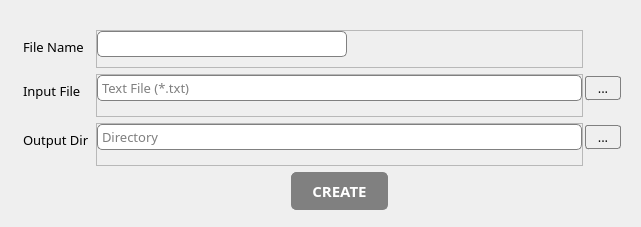
<?xml version="1.0" encoding="UTF-8"?>
<ui version="4.0">
 <class>MainWindow</class>
 <widget class="QMainWindow" name="MainWindow">
  <property name="geometry">
   <rect>
    <x>0</x>
    <y>0</y>
    <width>641</width>
    <height>227</height>
   </rect>
  </property>
  <property name="sizePolicy">
   <sizepolicy hsizetype="Expanding" vsizetype="Preferred">
    <horstretch>0</horstretch>
    <verstretch>0</verstretch>
   </sizepolicy>
  </property>
  <property name="windowTitle">
   <string>Construction Site Report Creator</string>
  </property>
  <property name="styleSheet">
   <string notr="true">* {
	font: 13px Artifakt Element;
}

#label, #label_2, #label_3 {
	margin-top: 5px;
}

#btn_create {
	border-radius: 5px;
	border: 1px solid gray;
	background-color: gray;
	color: white;
	font-weight: bold;
	padding: 7px 20px 7px 20px;
	font-size: 15px;
}

#btn_create::hover {
	background-color: rgb(156, 156, 156);
}

QLineEdit {
	border: 1px solid gray;
	border-radius: 5px;
	padding: 2px;
}

#btn_input, #btn_output {
	margin-bottom: 15px;
	border: 1px solid gray;
	border-radius: 3px;
	padding: 2px;
	width: 30px;
}

#btn_input::hover, #btn_output::hover {
	background-color: lightgray;
}

#alert_name,  #alert_input, #alert_ouput{
	font-size: 11px;
	color: red;
}</string>
  </property>
  <widget class="QWidget" name="centralwidget">
   <property name="sizePolicy">
    <sizepolicy hsizetype="Expanding" vsizetype="Expanding">
     <horstretch>0</horstretch>
     <verstretch>0</verstretch>
    </sizepolicy>
   </property>
   <layout class="QGridLayout" name="gridLayout">
    <property name="leftMargin">
     <number>20</number>
    </property>
    <property name="topMargin">
     <number>30</number>
    </property>
    <property name="rightMargin">
     <number>20</number>
    </property>
    <property name="bottomMargin">
     <number>13</number>
    </property>
    <property name="horizontalSpacing">
     <number>2</number>
    </property>
    <property name="verticalSpacing">
     <number>6</number>
    </property>
    <item row="0" column="2">
     <widget class="QFrame" name="frame">
      <property name="sizePolicy">
       <sizepolicy hsizetype="Preferred" vsizetype="Fixed">
        <horstretch>0</horstretch>
        <verstretch>0</verstretch>
       </sizepolicy>
      </property>
      <property name="frameShape">
       <enum>QFrame::StyledPanel</enum>
      </property>
      <property name="frameShadow">
       <enum>QFrame::Raised</enum>
      </property>
      <layout class="QVBoxLayout" name="verticalLayout">
       <property name="spacing">
        <number>0</number>
       </property>
       <property name="leftMargin">
        <number>0</number>
       </property>
       <property name="topMargin">
        <number>0</number>
       </property>
       <property name="rightMargin">
        <number>0</number>
       </property>
       <property name="bottomMargin">
        <number>0</number>
       </property>
       <item>
        <widget class="QLineEdit" name="line_name">
         <property name="sizePolicy">
          <sizepolicy hsizetype="Fixed" vsizetype="Fixed">
           <horstretch>0</horstretch>
           <verstretch>0</verstretch>
          </sizepolicy>
         </property>
         <property name="maximumSize">
          <size>
           <width>250</width>
           <height>16777215</height>
          </size>
         </property>
        </widget>
       </item>
       <item>
        <widget class="QLabel" name="alert_name">
         <property name="maximumSize">
          <size>
           <width>16777215</width>
           <height>10</height>
          </size>
         </property>
         <property name="text">
          <string/>
         </property>
        </widget>
       </item>
      </layout>
     </widget>
    </item>
    <item row="0" column="0">
     <widget class="QLabel" name="label_3">
      <property name="text">
       <string>File Name</string>
      </property>
      <property name="alignment">
       <set>Qt::AlignLeading|Qt::AlignLeft|Qt::AlignTop</set>
      </property>
     </widget>
    </item>
    <item row="3" column="0">
     <widget class="QLabel" name="label">
      <property name="text">
       <string>Input File</string>
      </property>
      <property name="alignment">
       <set>Qt::AlignLeading|Qt::AlignLeft|Qt::AlignTop</set>
      </property>
     </widget>
    </item>
    <item row="4" column="4">
     <widget class="QPushButton" name="btn_output">
      <property name="sizePolicy">
       <sizepolicy hsizetype="Fixed" vsizetype="Fixed">
        <horstretch>0</horstretch>
        <verstretch>0</verstretch>
       </sizepolicy>
      </property>
      <property name="maximumSize">
       <size>
        <width>40</width>
        <height>16777215</height>
       </size>
      </property>
      <property name="text">
       <string>...</string>
      </property>
     </widget>
    </item>
    <item row="4" column="0">
     <widget class="QLabel" name="label_2">
      <property name="text">
       <string>Output Dir</string>
      </property>
      <property name="alignment">
       <set>Qt::AlignLeading|Qt::AlignLeft|Qt::AlignTop</set>
      </property>
     </widget>
    </item>
    <item row="5" column="2" alignment="Qt::AlignHCenter">
     <widget class="QPushButton" name="btn_create">
      <property name="enabled">
       <bool>true</bool>
      </property>
      <property name="sizePolicy">
       <sizepolicy hsizetype="Fixed" vsizetype="Fixed">
        <horstretch>0</horstretch>
        <verstretch>0</verstretch>
       </sizepolicy>
      </property>
      <property name="layoutDirection">
       <enum>Qt::LeftToRight</enum>
      </property>
      <property name="autoFillBackground">
       <bool>false</bool>
      </property>
      <property name="text">
       <string>CREATE</string>
      </property>
      <property name="flat">
       <bool>false</bool>
      </property>
     </widget>
    </item>
    <item row="3" column="4">
     <widget class="QPushButton" name="btn_input">
      <property name="sizePolicy">
       <sizepolicy hsizetype="Fixed" vsizetype="Fixed">
        <horstretch>0</horstretch>
        <verstretch>0</verstretch>
       </sizepolicy>
      </property>
      <property name="maximumSize">
       <size>
        <width>40</width>
        <height>16777215</height>
       </size>
      </property>
      <property name="text">
       <string>...</string>
      </property>
     </widget>
    </item>
    <item row="3" column="2">
     <widget class="QFrame" name="frame_2">
      <property name="sizePolicy">
       <sizepolicy hsizetype="Preferred" vsizetype="Fixed">
        <horstretch>0</horstretch>
        <verstretch>0</verstretch>
       </sizepolicy>
      </property>
      <property name="frameShape">
       <enum>QFrame::StyledPanel</enum>
      </property>
      <property name="frameShadow">
       <enum>QFrame::Raised</enum>
      </property>
      <layout class="QVBoxLayout" name="verticalLayout_2">
       <property name="spacing">
        <number>0</number>
       </property>
       <property name="leftMargin">
        <number>0</number>
       </property>
       <property name="topMargin">
        <number>0</number>
       </property>
       <property name="rightMargin">
        <number>0</number>
       </property>
       <property name="bottomMargin">
        <number>0</number>
       </property>
       <item>
        <widget class="lineEditPathDragDrop" name="line_input">
         <property name="sizePolicy">
          <sizepolicy hsizetype="Expanding" vsizetype="Fixed">
           <horstretch>0</horstretch>
           <verstretch>0</verstretch>
          </sizepolicy>
         </property>
         <property name="placeholderText">
          <string>Text File (*.txt)</string>
         </property>
        </widget>
       </item>
       <item>
        <widget class="QLabel" name="alert_input">
         <property name="text">
          <string/>
         </property>
        </widget>
       </item>
      </layout>
     </widget>
    </item>
    <item row="4" column="2">
     <widget class="QFrame" name="frame_3">
      <property name="sizePolicy">
       <sizepolicy hsizetype="Preferred" vsizetype="Fixed">
        <horstretch>0</horstretch>
        <verstretch>0</verstretch>
       </sizepolicy>
      </property>
      <property name="frameShape">
       <enum>QFrame::StyledPanel</enum>
      </property>
      <property name="frameShadow">
       <enum>QFrame::Raised</enum>
      </property>
      <layout class="QVBoxLayout" name="verticalLayout_3">
       <property name="spacing">
        <number>0</number>
       </property>
       <property name="leftMargin">
        <number>0</number>
       </property>
       <property name="topMargin">
        <number>0</number>
       </property>
       <property name="rightMargin">
        <number>0</number>
       </property>
       <property name="bottomMargin">
        <number>0</number>
       </property>
       <item>
        <widget class="lineEditPathDragDrop" name="line_output">
         <property name="placeholderText">
          <string>Directory</string>
         </property>
        </widget>
       </item>
       <item>
        <widget class="QLabel" name="alert_ouput">
         <property name="text">
          <string/>
         </property>
        </widget>
       </item>
      </layout>
     </widget>
    </item>
   </layout>
  </widget>
 </widget>
 <customwidgets>
  <customwidget>
   <class>lineEditPathDragDrop</class>
   <extends>QLineEdit</extends>
   <header>Widgets</header>
  </customwidget>
 </customwidgets>
 <resources/>
 <connections/>
</ui>
